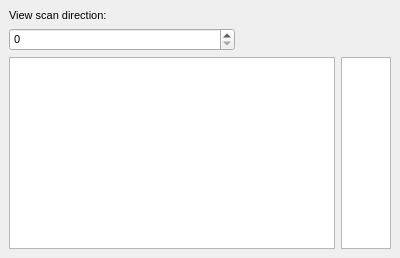
  <widget class="QDockWidget" name="tipDock">
   <property name="sizePolicy">
    <sizepolicy hsizetype="Minimum" vsizetype="Expanding">
     <horstretch>0</horstretch>
     <verstretch>0</verstretch>
    </sizepolicy>
   </property>
   <property name="minimumSize">
    <size>
     <width>400</width>
     <height>167</height>
    </size>
   </property>
   <property name="font">
    <font>
     <pointsize>8</pointsize>
    </font>
   </property>
   <property name="windowTitle">
    <string>Tip stack</string>
   </property>
   <attribute name="dockWidgetArea">
    <number>2</number>
   </attribute>
   <widget class="QWidget" name="dockWidgetContents_2">
    <layout class="QGridLayout" name="gridLayout_7">
     <item row="0" column="0">
      <layout class="QGridLayout" name="gridLayout_5">
       <item row="2" column="1">
        <widget class="ScanPlotWidget" name="confocalCbarView">
         <property name="sizePolicy">
          <sizepolicy hsizetype="Maximum" vsizetype="Expanding">
           <horstretch>0</horstretch>
           <verstretch>0</verstretch>
          </sizepolicy>
         </property>
         <property name="maximumSize">
          <size>
           <width>50</width>
           <height>16777215</height>
          </size>
         </property>
        </widget>
       </item>
       <item row="2" column="0">
        <widget class="ScanPlotWidget" name="confocalScannerView">
         <property name="sizePolicy">
          <sizepolicy hsizetype="Expanding" vsizetype="Expanding">
           <horstretch>0</horstretch>
           <verstretch>0</verstretch>
          </sizepolicy>
         </property>
         <property name="minimumSize">
          <size>
           <width>200</width>
           <height>0</height>
          </size>
         </property>
        </widget>
       </item>
       <item row="1" column="0">
        <layout class="QHBoxLayout" name="horizontalLayout_6">
         <item>
          <widget class="StringSpinBox" name="tipTraceViewSpinBox"/>
         </item>
         <item>
          <spacer name="horizontalSpacer_5">
           <property name="orientation">
            <enum>Qt::Horizontal</enum>
           </property>
           <property name="sizeType">
            <enum>QSizePolicy::Maximum</enum>
           </property>
           <property name="sizeHint" stdset="0">
            <size>
             <width>100</width>
             <height>20</height>
            </size>
           </property>
          </spacer>
         </item>
        </layout>
       </item>
       <item row="0" column="0">
        <widget class="QLabel" name="label_9">
         <property name="text">
          <string>View scan direction:</string>
         </property>
        </widget>
       </item>
      </layout>
     </item>
    </layout>
   </widget>
  </widget>
